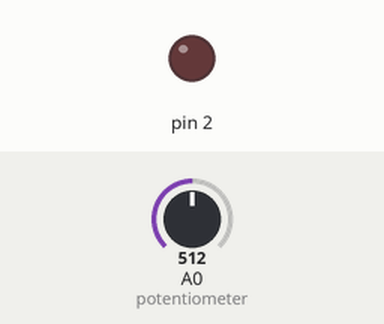
This sketch was run on a simulated Arduino Uno, built with avr-gcc and run on an emulated ATmega328P. Parts: output pins drawn as LEDs (lit = HIGH). Dashed ring = blinking. Inputs (shaded band) come from the test bench; at power-on: A0 (potentiometer) = 512.

Above: at 0.1 s.
At 1.8 s:
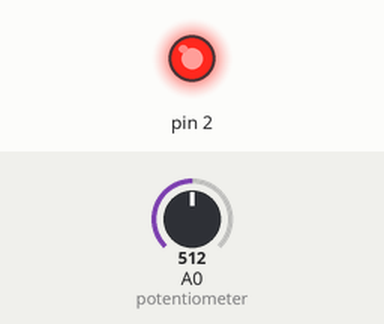
1.9 s: A0 (potentiometer) set to 0
3.6 s: A0 (potentiometer) set to 122
At 3.78 s:
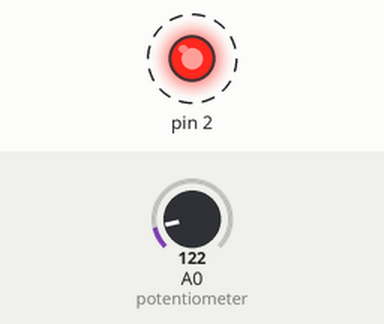
Timing chart, 0 to 13.1 s (numbered marks = the images above; inputs shaded):
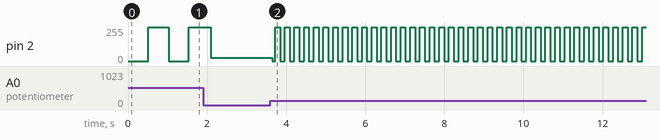

Measured:
- after the input at 3.6 s, pin 2: alternates 255/255 for 0.12 s and 0/255 for 0.12 s, starting after 0.05 s

The sketch:

sketch.ino
```cpp
// https://wokwi.com/projects/345981550050935380

void setup() {
  // put your setup code here, to run once:
  pinMode(2, OUTPUT);
  pinMode(5, INPUT);
  pinMode(A0, INPUT);
  Serial.begin(9600);

}

void loop() {
  // put your main code here, to run repeatedly:
  digitalWrite(2, LOW);
  int data = analogRead(A0);
  delay(data);
  digitalWrite(2, HIGH);
  delay(data);
}
```
